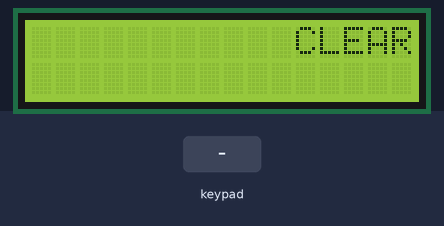
Simulated run of this sketch. Board: Arduino Uno, built with avr-gcc and run on an emulated ATmega328P. Parts: 16×2 character LCD. The test bench sets the inputs (shaded band). What the sketch prints to the serial monitor is not drawn.

Above: at 1.2 s.
2.7 s: keypad keys 9 8 7 6 * pressed 0.4 s apart
At 5.8 s:
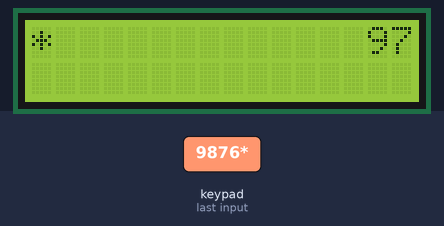
6.3 s: key '+' pressed
8.3 s: key '=' pressed
At 10.0 s:
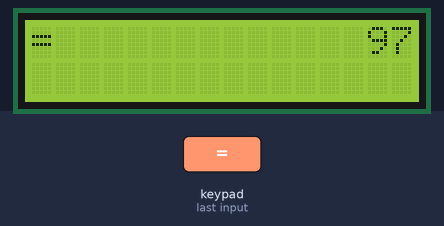
10.3 s: key '/' pressed
At 11.8 s:
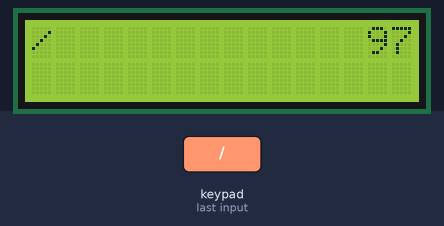
12.3 s: keypad keys 9 8 7 6 pressed 0.4 s apart
At 14.1 s:
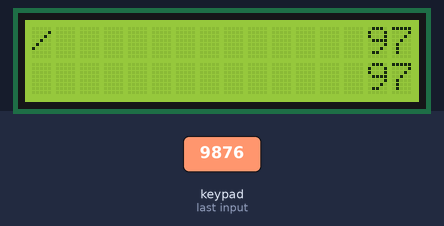
15.4 s: keypad keys 9 8 7 6 = pressed 0.4 s apart
At 17.9 s:
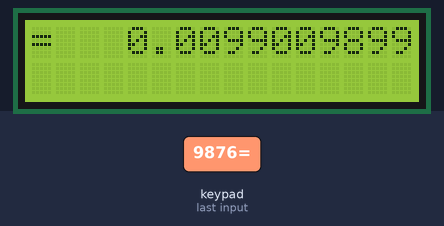
Timing chart, 0 to 19.4 s (numbered marks = the images above; inputs shaded):
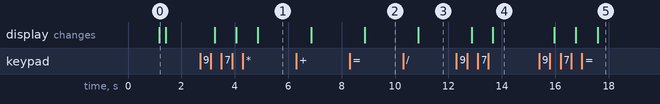

Measured:
- after the input at 2.7 s, the display: first changes after 0.56 s (image 1 shows a later state)
- after the input at 8.3 s, the display: changes after 0.56 s (image 2)
- after the input at 10.3 s, the display: changes after 0.56 s (image 3)
- after the input at 12.3 s, the display: first changes after 0.57 s (image 4 shows a later state)
- after the input at 15.4 s, the display: first changes after 0.56 s (image 5 shows a later state)

The sketch:

Calculator.ino
```cpp
#include <LiquidCrystal_I2C.h>
#include <Keypad.h>
#include <math.h>
//#include <Adafruit_LiquidCrystal.h>
//#include <string.h>

const byte ROWS = 4;
const byte COLS = 4;
char keys[ROWS][COLS] = {
  {'1', '2', '3', '+'},
  {'4', '5', '6', '-'},
  {'7', '8', '9', '*'},
  {'X', '0', '=', '/'}
};

byte rowPins[ROWS] = {9, 8, 7, 6};
byte colPins[COLS] = {5, 4, 3, 2};

// Created instances
Keypad myKeypad = Keypad(makeKeymap(keys), rowPins, colPins, ROWS, COLS);

String firstNum = "";
String secondNum = "";
double result = 0.0;
char operatr = ' ';
char operatr2 = ' '; //marker for the second operation O2
LiquidCrystal_I2C lcd(0x27,20,4);

void clr() ;
void removeTrailingZeros(String &str);

bool firstNumberState = true; //marker for 1st number input
bool secondNumberState = false; //marker for 2nd number input
bool contOp = false;
bool resetMarker = true; //marker to know if bagong reset or clear yung device
bool opMarker = false;
bool firstInputMarker = false; //marks when first input has been made
int firstNumLength = 0;
int secondNumLength =0;
int resultLength = 0;
int dotCheck = -1;
int eCheck = -1;

void setup() {
  lcd.init();
  lcd.backlight();
  Serial.begin(9600);
  lcd.begin(16, 2);
  lcd.setCursor(0, 0); // col - row
  lcd.print("CALCULATIONATION");
  lcd.setCursor(0, 1);
  lcd.print("By The MATRIX");
  delay(1000);
  clr();
}

void loop() {


  char newKey = myKeypad.getKey();

  // SETS UP THE DISPLAY COUNT


  //DOUBLE TAP DOUBLE TAP DOUBLE TAP
  if (newKey != NO_KEY){
    int counter = 1;
    for (int i = 0; i < 500; i++){
      if(newKey == myKeypad.getKey()){
      	 counter += 1;
      }
      delay(1);
    }

    if (counter >= 2){
      if(newKey == 'X'){
      	newKey = 'C'; //so that a quick double tap will "CLEAR"
      }else if (newKey == '0'){
      	newKey = '.'; //quick double tap of '0' will be '.'
      }
      else if (newKey == '3') {
        newKey = 'e'; //quick double tap of '3' will be 'e'
       }
      else{
      	newKey = NO_KEY;
      }
      Serial.println(newKey);
    }
  }


  //DELETE DELETE DELETE
  if (newKey != NO_KEY && newKey == 'X'){

    if (firstNumberState == true && secondNumberState == false){
      int length = firstNum.length();
      firstNum = firstNum.substring(0, length-1);
      firstNumLength = firstNum.length();
      printingLCD(16-firstNumLength,1,firstNum);
      lcd.setCursor(0,0);
      lcd.print(operatr);
    }

    else if (firstNumberState == false && secondNumberState == true) {
      int length = secondNum.length();
      secondNum = secondNum.substring(0, length-1);
      secondNumLength = secondNum.length();
      printingLCD(16-firstNumLength,0,firstNum);
      lcd.setCursor(16-secondNumLength,1);
      lcd.print(secondNum);
      lcd.setCursor(0,0);
      lcd.print(operatr);
    }
  }


  //123456789
  //123456789
  if (newKey != NO_KEY && (newKey == '1' || newKey == '2' || newKey == '3' || newKey == '4' || newKey == '5' || newKey == '6' || newKey == '7' || newKey == '8' || newKey == '9' || newKey == '0' || newKey == '.' || newKey == 'e')) {

    firstNumLength = firstNum.length();
    secondNumLength = secondNum.length();

    if(dotCheck >= 0 && newKey == '.'){
      //nothing happens so that there will be no two instance of decimal
    }

    else if (eCheck >= 0 && newKey == 'e'){
      //nothing happens so that there will be no two instance of e
    }

    else if (firstNumberState) {
      if (firstNum.toDouble() == 0 && dotCheck == -1) { //to remove zero inputs
        firstNum = "";
      }
      Serial.println("123456: IF IF IF");
      firstNum = firstNum + newKey;
      Serial.println(firstNum);
      firstNumLength = firstNum.length();
      printingLCD(16-firstNumLength,1,firstNum);
      resetMarker = false;
      firstInputMarker = true;
      dotCheck = firstNum.indexOf('.');
      eCheck = firstNum.indexOf('e');
    }
    else if (firstNumberState == false && opMarker == true) {
      if (secondNum.toDouble() == 0 && dotCheck == -1) { //removes zero inputs
        secondNum = "";
      }
      Serial.println("123456: ELSE ELSE ELSE");
      secondNumberState = true; //marker for any numerical second input
      secondNum = secondNum + newKey;
      printingLCD(16-firstNumLength,0,firstNum);
      secondNumLength = secondNum.length();
      lcd.setCursor(16-secondNumLength,1);
      lcd.print(secondNum);
      lcd.setCursor(0,0);
      lcd.print(operatr);
      resetMarker = false;
      dotCheck = secondNum.indexOf('.');
      eCheck = secondNum.indexOf('e');
    }


  } // end of 123456789 numerical inputs


  //OPERATORSSSS
  if (newKey != NO_KEY && (newKey == '+' || newKey == '-' || newKey == '*' || newKey == '/' || newKey == '=') && (resetMarker == false)) {

    opMarker = true; // marker that an operation has been pressed

    if (firstNumberState == true && newKey == '='){
      Serial.println("EQUAL PRESSED at FIRST INPUT");
      operatr = '+'; //saves the operation in the 'operatr' variable

      firstNumLength = firstNum.length();
      printingLCD(16-firstNumLength,0,firstNum);
      lcd.setCursor(0,0);
      lcd.print(operatr);
      firstNumberState = false; //marker to end first number input
    }

    else if (firstNumberState == true) {
      Serial.println("OP: firstNumberState TRUE");
      operatr = newKey; //saves the operation in the 'operatr' variable
      firstNumLength = firstNum.length();
      printingLCD(16-firstNumLength,0,firstNum);
      lcd.setCursor(0,0);
      lcd.print(operatr);
      firstNumberState = false; //marker to end first number input
    }

    else if (firstNumberState == false && secondNumberState == false) {    //condition when a second input value has not yet been made
      operatr = newKey;                       //allowing to change the operator while no 2nd input
      firstNumLength = firstNum.length();
      printingLCD(16-firstNumLength,0,firstNum);
      lcd.setCursor(0,0);
      lcd.print(operatr); // overwrites the operator in case "nagpalit isip sa kung anong operator ang gusto"
      Serial.println("OP: else if 1");
    }

    else if (secondNumberState == true) {  //when there is already a 2nd input for continuous opperation
      operatr2 = newKey;
      newKey = '='; //triggers the equal effect when an operation is pressed at second input
      contOp = true; //marker for continuous operation
      Serial.println("OP: else if 2 secondNumberState TRUE");
    }

    else {
      Serial.println("OP: ELSE ELSE ELSE");
    }

    eCheck = -1;

  }// END of OPERATOR IF


/// EQUALLLLL RESULT
  if (newKey != NO_KEY && newKey == '=' && secondNumberState == false && firstInputMarker == false) {
    //[Behavior number 9] does nothing when there is no valid input in the input row
  }

  else if (newKey != NO_KEY && newKey == '=') {

    //handles the e exponent

    int eIndexFirstNum = firstNum.indexOf('e');
    int eIndexSecondNum = secondNum.indexOf('e');

    if (eIndexFirstNum >= 0){
      //converts firstNum to a number datatype
      String eBefore = firstNum.substring(0,eIndexFirstNum);
      String eAfter = firstNum.substring(eIndexFirstNum+1, firstNum.length());
      double firstNumDouble = eBefore.toDouble()*pow(10,eAfter.toDouble());
      Serial.println("FIRST NUM AFTER E");
      Serial.println(eBefore);
      Serial.println(eAfter);
      Serial.println(eAfter.toDouble());
      firstNum = String(firstNumDouble);
      Serial.println(firstNum);
      Serial.println(firstNumDouble);
      Serial.println("first indexcheck");
    }

    if (eIndexSecondNum >= 0){
      //converts firstNum to a number datatype
      String eBefore = secondNum.substring(0,eIndexSecondNum);
      String eAfter = secondNum.substring(eIndexSecondNum+1, secondNum.length());
      double secondNumDouble = eBefore.toDouble()*pow(10,eAfter.toDouble());
      secondNum = String(secondNumDouble);
      Serial.println(eBefore);
      Serial.println(eAfter);
      Serial.println(eAfter.toDouble());
      Serial.println("SECOND NUM AFTER E");
      Serial.println(eBefore);
      Serial.println(eAfter);
      Serial.println(secondNum);
      Serial.println(secondNumDouble);
    }


    if (operatr == '+') {
      result = firstNum.toDouble() + secondNum.toDouble();
    }

    if (operatr == '-') {
      result = firstNum.toDouble() - secondNum.toDouble();
    }

    if (operatr == '*') {
      result = firstNum.toDouble() * secondNum.toDouble();
    }

    if (operatr == '/') {
      result = firstNum.toDouble() / secondNum.toDouble();
    }

    String strResult = String(result, 15);
    removeTrailingZeros(strResult);
    resultLength = strResult.length(); // for adjusting the display

    //For detecting MATH ERROR
    char MathError[strResult.length() + 1];
    strResult.toCharArray(MathError, sizeof(MathError));
    char INFdetect = strstr(MathError, "INF");

    if (INFdetect != NULL){
    printingLCD(16-10, 0,"MATH ERROR");
     secondNum = "";
     INFdetect = '\0';
    }
    //End of detecting MATH ERROR

    else if (contOp == false && secondNumberState == true) {

      if (operatr == ' ' && resetMarker == true){        //so that pressing equal does nothing upon opening the device
        Serial.print("DOES NOTHING"); //DOES NOTHING
      }

      else if (operatr == ' '){
        operatr = '+';
        firstNumLength = firstNum.length();
        printingLCD(16-firstNumLength, 0,firstNum);
        lcd.setCursor(0,0);
        lcd.print(operatr);
        Serial.println("'=' empty");
        Serial.println(firstNum);
        firstNumberState = false;
        opMarker = true;
      }

      else {
        Serial.println("EQ: OPERATOR");
        printingLCD(16-resultLength, 0,strResult);
        secondNum = "";
        firstNum = strResult; //saves the string result as first number in case an operation is pressed
        opMarker = false; // marker to disable any numerical input unless another operation is pressed
        operatr = ' '; //resets the operator after calculation is done
      }

    Serial.println("contOp false");
    Serial.println(strResult);
    Serial.println(operatr);
    }

    else if (contOp == true){
     printingLCD(16-resultLength, 0,strResult);
     lcd.setCursor(0,0);
     lcd.print(operatr2);
     firstNum = strResult; //saves the result as first variable in case operated again
     secondNum = ""; //resets the second number
     operatr = operatr2;
     firstNumberState = false; //resets the first number state to original
     Serial.println("contOp true");
     Serial.println(strResult);
     contOp = false; //to revert to non continuous operation
     opMarker = true;
    }

    secondNumberState = false; //marker na walang second input after pressing equal
    firstInputMarker = false;
    Serial.println(strResult);
    Serial.println(result);
    int dotCheck = -1;
    int eCheck = -1;
    Serial.println("EQUAL LAST LINE");
  } // end of 'if' when the '=' is pressed


  //CLEAR FUNCTION
  if (newKey != NO_KEY && newKey == 'C') {
    clr();
    Serial.println("CLEAR CLEAR CLEAR");
  }


}//END OF MAIN VOID LOOP


/*______________________________________________
*/
// LIST OF FUNCTIONS USED

//clear function
void clr() {
  lcd.clear();
  firstNum = "";
  secondNum = "";
  result = 0;
  operatr = ' ';
  operatr2 = ' ';
  contOp = false;
  secondNumberState = false; //resets the variable to original
  firstNumberState = true; //resets the variable to original
  resetMarker = true; //resets the reset marker
  opMarker = false; //resets the operation marker
  firstInputMarker = false;
  firstNumLength = 0;
  secondNumLength = 0;
  resultLength = 0;
  lcd.setCursor(16-5, 0);
  lcd.print("CLEAR");
  delay(250);
  lcd.clear();
  int dotCheck = -1;
  int eCheck = -1;
}

void removeTrailingZeros(String &str) {
  int decimalPointIndex = str.indexOf('.'); // Find the index of the decimal point
  int endIndex = str.length() - 1; // Last index of the string

  // Remove trailing zeros
  while (endIndex > decimalPointIndex && str.charAt(endIndex) == '0') {
    endIndex--;
  }

  // If the last character is a decimal point, remove it as well
  if (endIndex == decimalPointIndex) {
    endIndex--;
  }

  // Truncate the string
  str = str.substring(0, endIndex + 1);
}

void printingLCD(int cursor1, int cursor2, String printString){
        lcd.clear();
        lcd.setCursor(cursor1, cursor2);
        lcd.print(printString);
}
```
